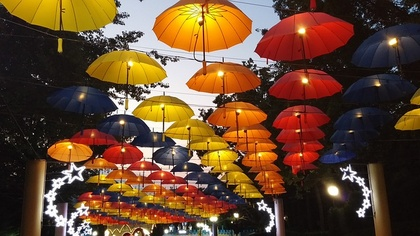
%> input picture exercise2/Assignment1/umbrellas.jpg, 420 x 236 px, shrunk from 640 x 360 before the run
$ octave script1b.m   (GNU Octave 9; MATLAB toolbox functions it lacks are replaced by stand-ins)
%> lines starting %> are read from the running program, lines starting %| are printed output that depends on the picture
### exercise2/Assignment1/myhist3.m
function H = myhist3(img, bins)
% when computing cell indices add a small factor to avoid overflow
% problems
idx = floor(double(img) * bins / (255 + 1e-5)) + 1;
H = zeros(bins,bins,bins);
% increment the appropriate cell of the H(R,G,B) for each pixel in the image
for i = 1:size(img, 1)
    for j = 1:size(img, 2)
    R = idx(i, j, 1);
    G = idx(i, j, 2);
    B = idx(i, j, 3);
    H(R,G,B) = H(R,G,B) + 1;
    end
end
% normalize the histogram (sum of cell values should equal to 1)
H = H / sum(sum(sum(H)));

### exercise2/Assignment1/script1b.m
clc; % Clear command window.
clear; % Delete all variables.
close all;  % Close all figure windows except those created by imtool.
imtool close all;  % Close all figure windows created by imtool.
fontSize = 12;

A = imread('umbrellas.jpg');
%> A is the input picture: size 236x420x3 uint8; mean R, G, B 105, 72.9, 47.7

figure;
bins = 8;
H = myhist3(A, bins);
%> in myhist3, `idx = floor(double(img) * bins / (255 + 1e-5)) + 1;`:
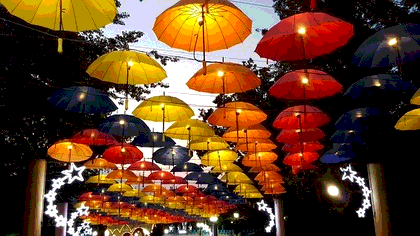
%> idx: size 236x420x3 double; mean R, G, B 3.75, 2.77, 2.05; drawn with min black and max white
subplot(2,2,1);
imagesc(A);

subplot(2,2,2);
bar3(squeeze(sum(H,1))); xlabel('green'); ylabel('blue');

subplot(2,2,3);
bar3(squeeze(sum(H,2))); xlabel('red'); ylabel('blue');

subplot(2,2,4);
bar3(squeeze(sum(H,3))); xlabel('red'); ylabel('green');
colormap(jet);
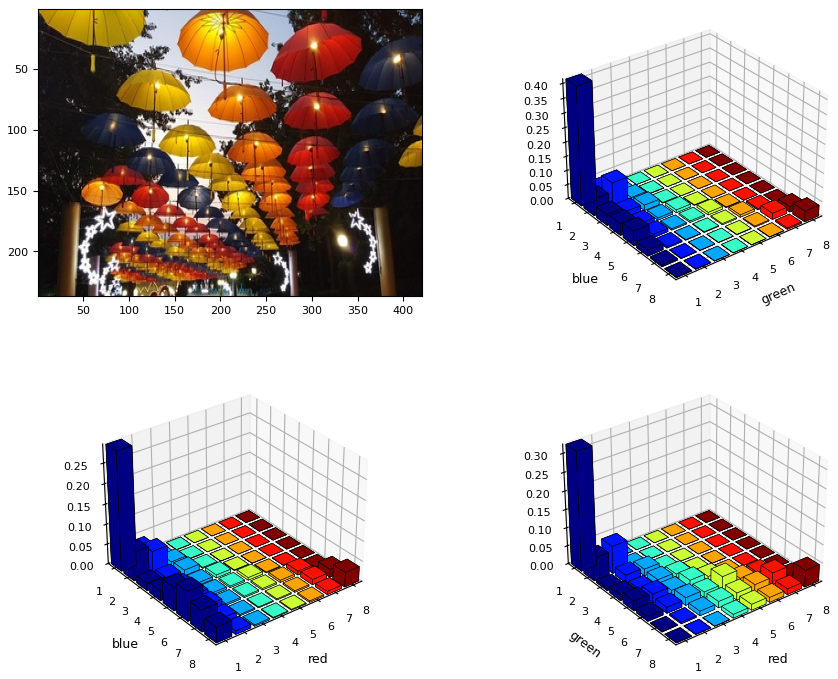
%> figure redrawn from the program's plot data, 4 panels


% [8 lines of commented-out code are left out]

$ run again, with exercise2/Assignment1/object_02_1.png saved as exercise2/Assignment1/umbrellas.jpg
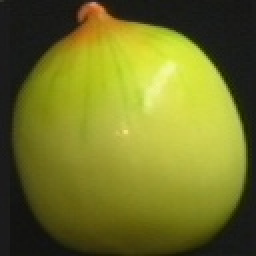
%> input picture exercise2/Assignment1/object_02_1.png, 128 x 128 px (shown 2 times larger)
%> A is the input picture: size 128x128x3 uint8; mean R, G, B 114.1, 115.3, 37.2
%> in myhist3, `idx = floor(double(img) * bins / (255 + 1e-5)) + 1;`:
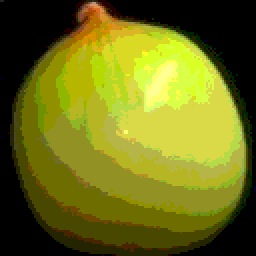
%> idx: size 128x128x3 double (shown 2 times larger); mean R, G, B 4, 4.05, 1.63; drawn with min black and max white
%> `colormap(jet);`:
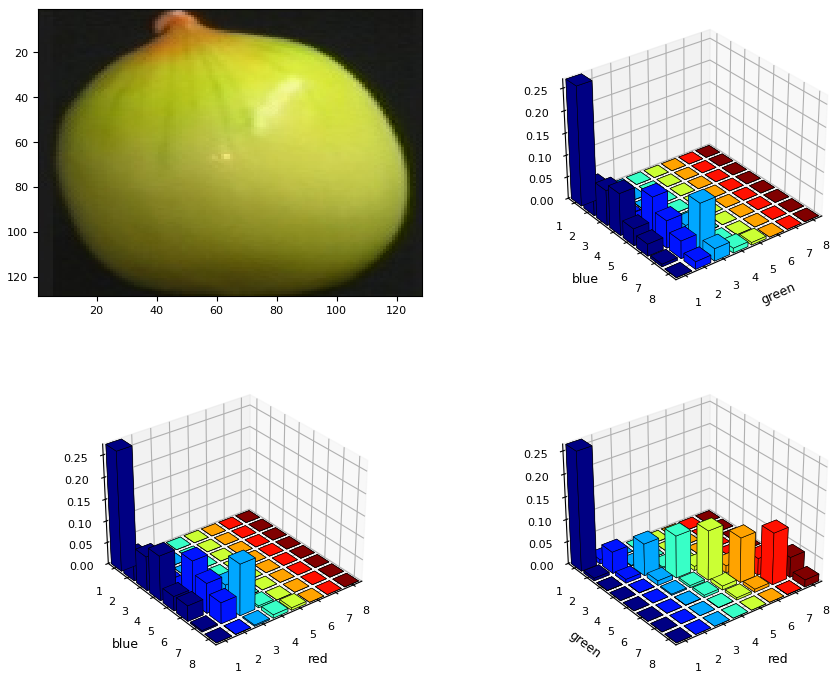
%> figure redrawn from the program's plot data, 4 panels
